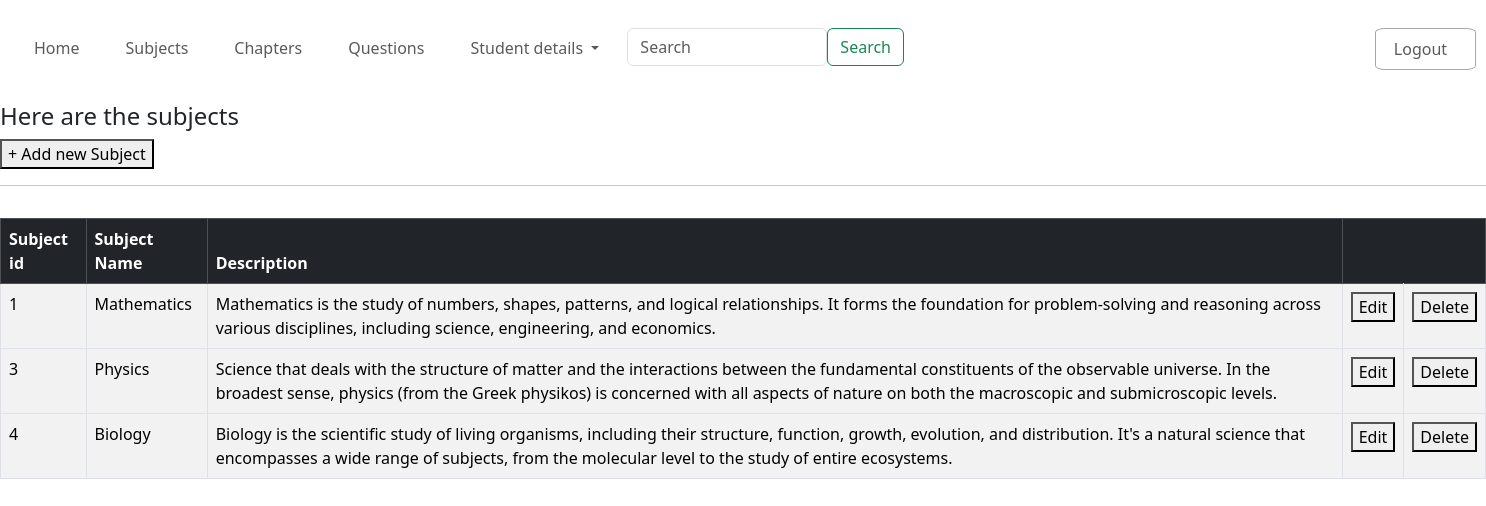
Page /subjects on the committed database.
### application/models.py (models this page shows)
class Subjects(db.Model):
    __tablename__= 'subjects'
    subject_id=db.Column(db.Integer,primary_key=True,autoincrement=True)
    subject_name=db.Column(db.String,nullable=False)
    description=db.Column(db.String,nullable=False)
    chapters = db.relationship('Chapters', backref='subject', lazy=True)

### application/controllers.py (the view)
@app.route("/subjects",methods=["GET","POST"])
def subjects():
    result = db.session.execute(text("SELECT * FROM subjects"))
    result2 = db.session.execute(text("SELECT * FROM chapters"))
    column_names = result.keys()
    column_names2 = result2.keys()
    subjects = [dict(zip(column_names, row)) for row in result.fetchall()]
    chapters = [dict(zip(column_names2, rows)) for rows in result2.fetchall()]
    return render_template("subjects.html",subjects=subjects,chapters=chapters,message="Here are the subjects")

### templates/subjects.html (shortened to what this page needs)
<!DOCTYPE html>
<html lang="en">
<head>
    <link href="https://cdn.jsdelivr.net/npm/bootstrap@5.3.3/dist/css/bootstrap.min.css" rel="stylesheet">
</head>
<body>
<nav class="navbar navbar-expand-lg navbar-light ">
    <div class="collapse navbar-collapse" id="navbarSupportedContent">
      <ul class="navbar-nav mr-auto">
        <li class="nav-item active">
          <a class="nav-link" href="{{ url_for('adminhome') }}">Home </a>
        </li>
        <li class="nav-item">
          <a class="nav-link" href="{{ url_for('subjects') }}">Subjects</a>
        </li>
        <li class="nav-item">
          <a class="nav-link" href="{{ url_for('chapters') }}">Chapters</a>
        </li>
        <li class="nav-item">
          <a class="nav-link" href="{{ url_for('questions') }}">Questions</a>
        </li>
        <li class="nav-item dropdown">
          <a class="nav-link dropdown-toggle" href="" id="navbarDropdown" role="button" data-bs-toggle="dropdown" aria-haspopup="true" aria-expanded="false">
            Student details
          </a>
        </li>
        <form class="form-inline my-2 my-lg-0" method="POST" ><div class="nav123">
          <input class="form-control mr-sm-2 cl2" type="search" placeholder="Search" aria-label="Search" name="search">
          <button class="btn btn-outline-success my-2 my-sm-0" type="submit">Search</button></div>
        </form>
      <li class="nav-item cl1">
        <a class="nav-link" href="{{ url_for('logout') }}">Logout</a>
      </li> </ul>
    </div>
  </nav>
  <br>
    <table class="table table-bordered table-striped">
      <tbody>
        <tr>
          <h4> {{message}} </h4> <form action="/addsubject" method="POST"> <button type="submit"> + Add new Subject </button> </form>
          <hr>
          {% if subjects %}
          <table class="table table-bordered table-striped">
            <thead class="table-dark">
              <tr>
                <th >
                   Subject id
                </th>
                <th>
                  Subject Name
                </th>
                <th>
                  Description
                </th>
                <th colspan="2"> </th>
              </tr>
            </thead>
            {% for subject in subjects %}
              <tbody>
                <tr>
                  <td>
                     {{subject.subject_id}}
                  </td>
                  <td>
                    {{subject.subject_name}}
                  </td>
                  <td>
                    {{subject.description}}
                  </td>
                  <td>
                    <a href="{{ url_for('edit_subject', subject_id=subject.subject_id) }}"><button type="submit"> Edit</button></a>
                  </td>
                  <td>
                    <a href="{{ url_for('delete_subject', subject_id=subject.subject_id) }}"><button type="submit"> Delete</button></a>
                  </td>
                </tr>
          {% endfor %}
        </tbody>
      </table>
          {% else %}
             No Subjects
          {% endif %}
        </tr>
      </tbody>
      </table>
      <br>
</body>
</html>

### templates/subjects.html (style rules this page uses)
.nav123 { display: flex; flex-direction: row; }
.navbar { margin-top: 20px; }
.nav-item { padding-left: 10px; padding-right: 20px; }
.cl1 { margin-left: 45%; border: rgb(169, 169, 169) 1px solid; border-radius: 10%; }
.cl2 { min-width: 200px; }

### rows in the picture
Subjects: subject_id "1", subject_name "Mathematics", description "Mathematics is the study of numbers, shapes, patterns, and logical relationships. It forms the foundation for problem-solving and reasoning across various disciplines, including science, engineering, and economics."
Subjects: subject_id "3", subject_name "Physics", description "Science that deals with the structure of matter and the interactions between the fundamental constituents of the observable universe. In the broadest sense, physics (from the Greek physikos) is concerned with all aspects of nature on both the macroscopic and submicroscopic levels."
Subjects: subject_id "4", subject_name "Biology", description "Biology is the scientific study of living organisms, including their structure, function, growth, evolution, and distribution. It's a natural science that encompasses a wide range of subjects, from the molecular level to the study of entire ecosystems."

### other values in the picture
{{ message }} "Here are the subjects"
